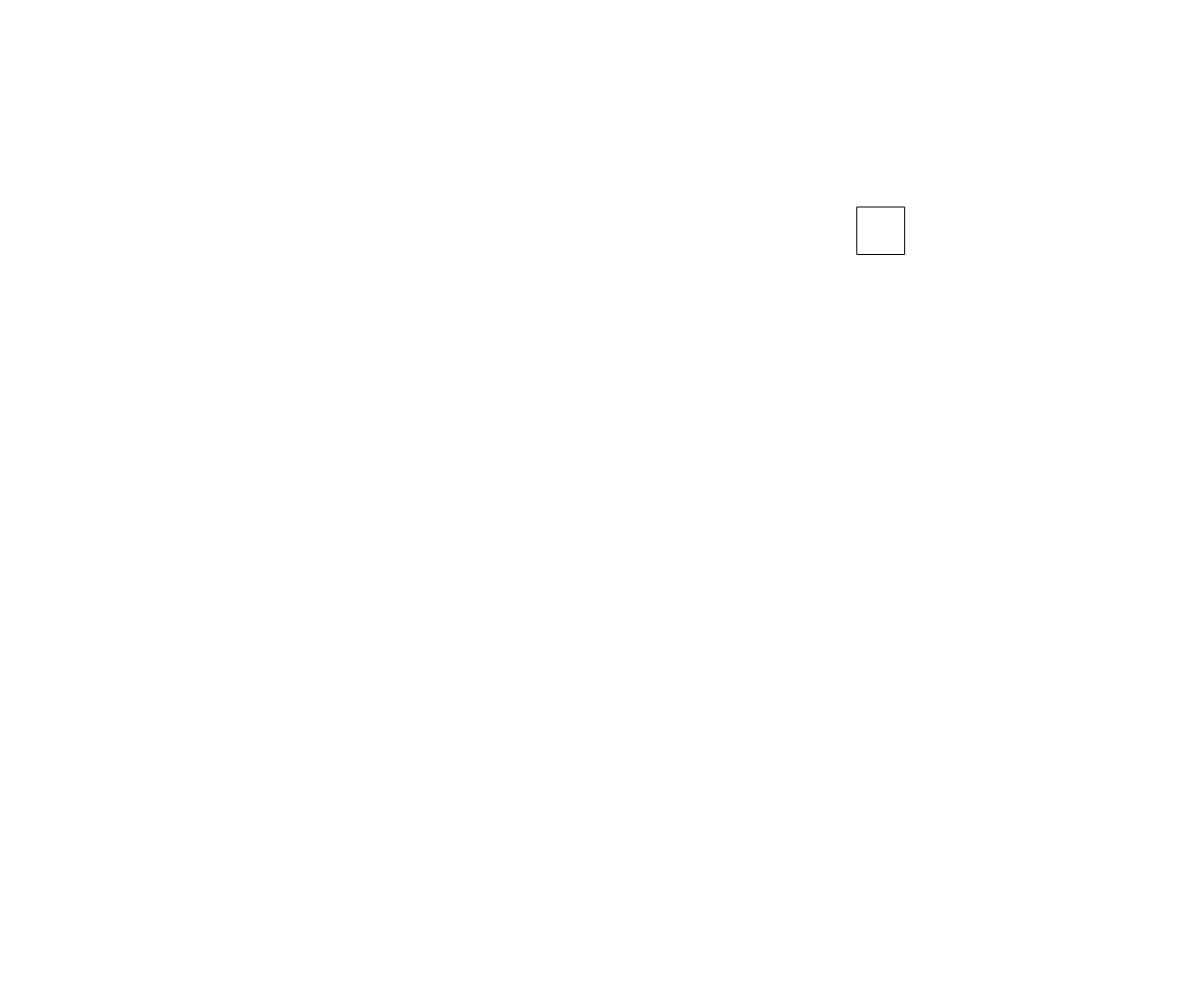
Frame 1 (no input)
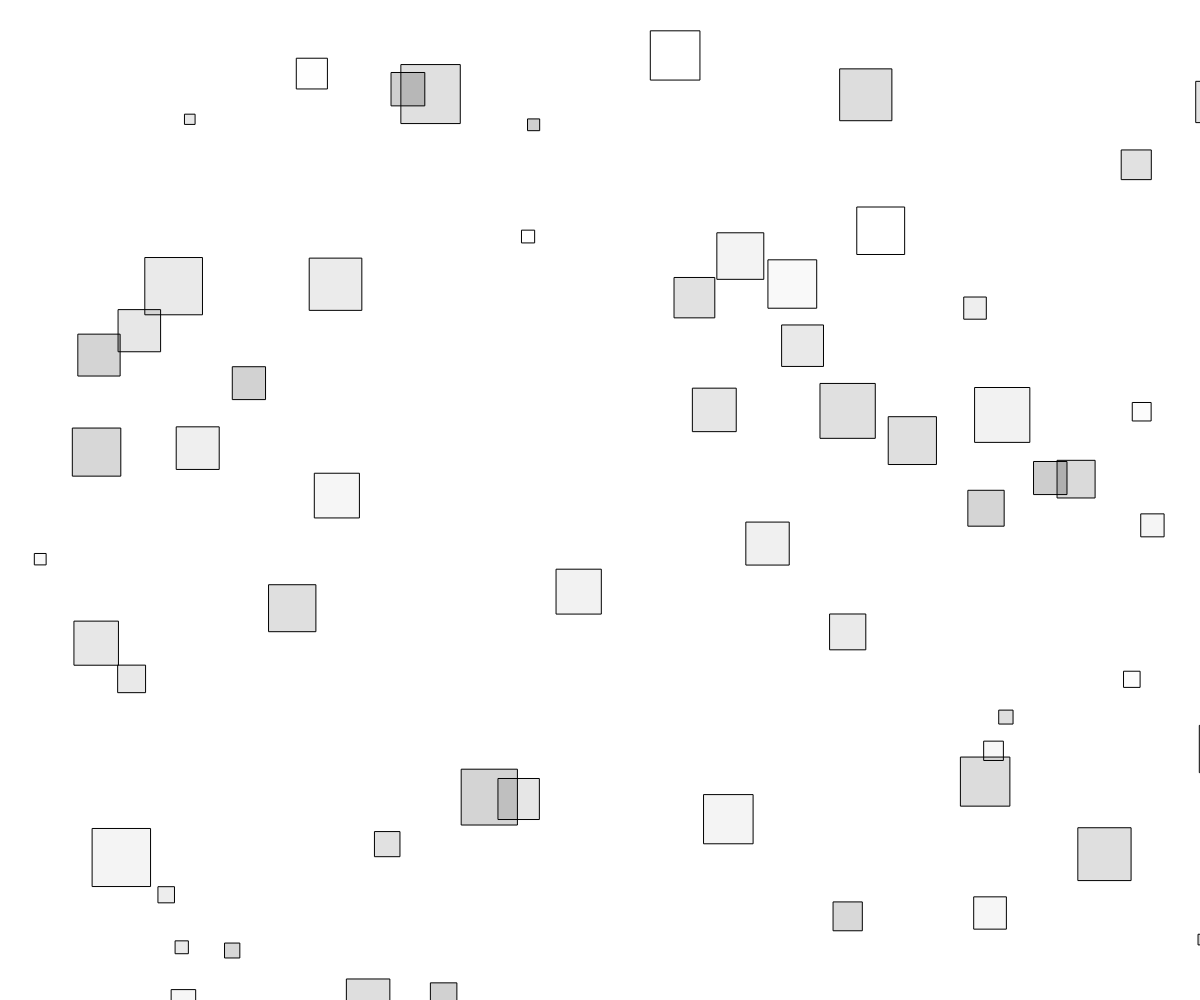
Frame 60 (no input)
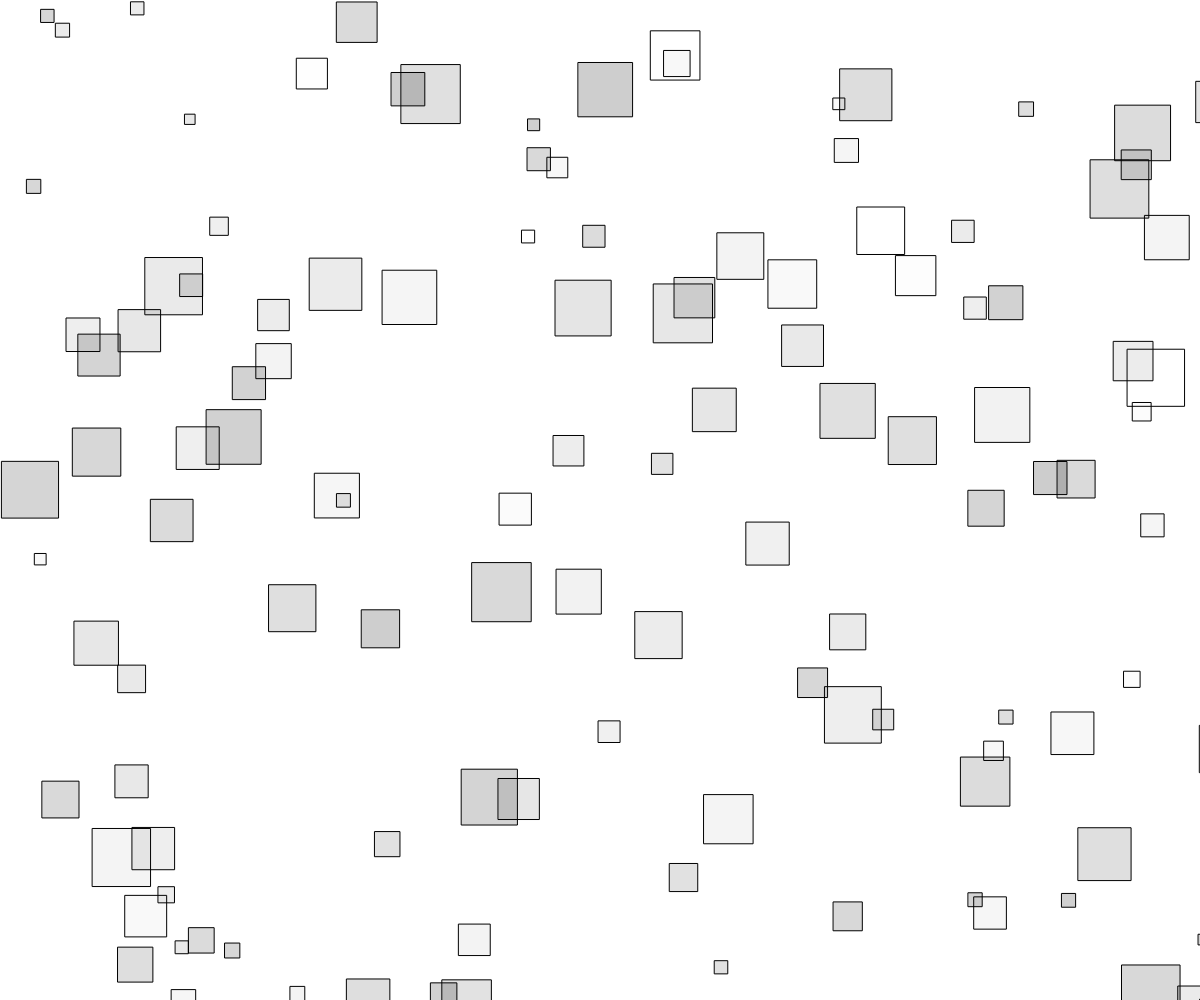
Frame 120 (the mouse pressed at the canvas centre since frame 60)

The p5.js sketch that drew these frames (run headless with seeded random() and noise() and a simulated clock; from frame 60 on, the mouse is pressed at the canvas centre):

// p5.js sketch
// ── sketch.js


function setup() {
    createCanvas(windowWidth,windowHeight);
    background(255);
    frameRate(50)
  }
  
  function draw() {
    //setting random square 
    var locX = random(0,windowWidth);
    var locY = random(0,windowHeight);
    var size = random(10,60);
    square(locX,locY,size);

    //4 section color
    if(mouseY>windowHeight/2){
      if(mouseX>windowWidth/2){
        //blue
        fill(0,100,random(100,255));
      }else{
        //green
        fill(0,220,random(0,220)); 
      }
    }
    else{
      if(mouseX>windowWidth/2){
        //yellow
        fill(255,255,random(0,255));
      }else{  
        //white n grey  
        fill(0,random(0,50)); 
      }
    } 
  }
